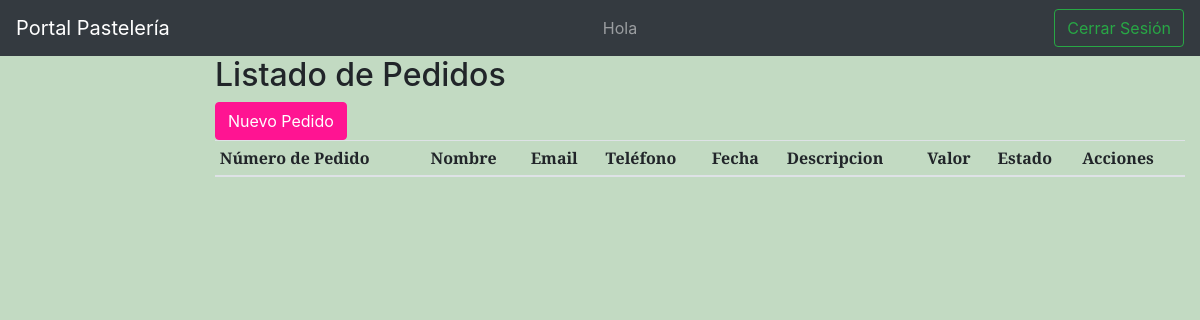
/portal/pedido/, run on an earlier commit of the app's database.
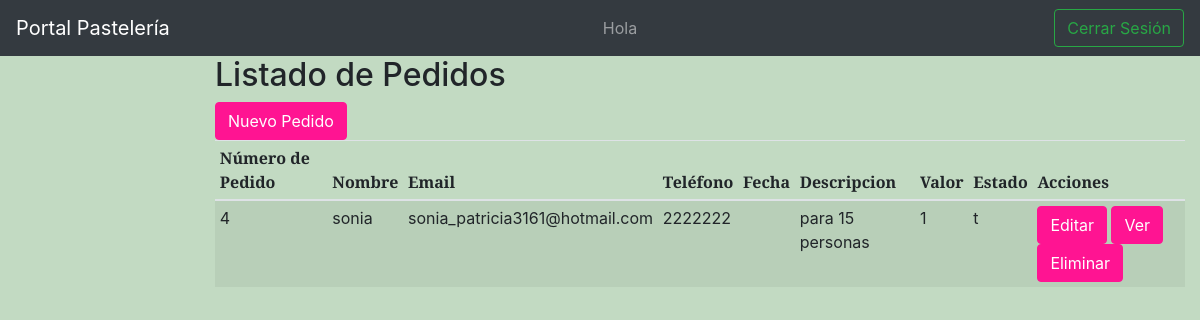
And on a later commit of the database.
### sitio_web/models.py (models this page shows, shortened)
class Pedido(models.Model):
    numero_pedido = models.AutoField(primary_key=True)
    nombre = models.CharField(max_length=100)
    email = models.EmailField()
    telefono = models.IntegerField()
    fecha = models.DateField()
    descripcion = models.CharField(max_length=1000)
    valor = models.IntegerField()
    estado = models.CharField(max_length=10)

### sitio_web/views.py (the view)
# urls.py: path('portal/pedido/', views.PedidoListView.as_view(),
class PedidoListView(generic.ListView):
    model = Pedido
    paginate_by = 30

### sitio_web/templates/sitio_web/pedido_list.html (shortened to what this page needs)
{% extends "base_crud.html" %}
{% block content%}
<h2>Listado de Pedidos</h2>
<a class="btn btn-primary" href="{% url 'pedido_create' %}" role="button">Nuevo Pedido</a>
<div class="table-responsive">
<table class="table table-striped table-sm">
    <thead>
    <tr>
        <th>Número de Pedido</th>
        <th>Nombre</th>
        <th>Email</th>
        <th>Teléfono</th>
        <th>Fecha</th>
        <th>Descripcion</th>
        <th>Valor</th>
        <th>Estado</th>
        <th>Acciones</th>
    </tr>
    </thead>
    <tbody>
    {% for pedido in pedido_list %}
    <tr>
        <td>{{pedido.numero_pedido}}</td>
        <td>{{pedido.nombre}}</td>
        <td>{{pedido.email}}</td>
        <td>{{pedido.telefono}}</td>
        <td>{{pedido.fecga}}</td>
        <td>{{pedido.descripcion}}</td>
        <td>{{pedido.valor}}</td>
        <td>{{pedido.estado}}</td>
        <td>
            <a class="btn btn-primary" href="{{pedido.numero_pedido}}/update" role="button">Editar</a>
		    <a class="btn btn-primary" href="{{pedido.numero_pedido}}" role="button">Ver</a>
			<a class="btn btn-primary" href="{{pedido.numero_pedido}}/delete" role="button">Eliminar</a>
        </td>
    </tr>
    {% endfor %}
    </tbody>
</table>
</div>
{%endblock%}

### sitio_web/templates/base_crud.html (shortened to what this page needs)
<!DOCTYPE html>
<head>
    {% load static %}
    <link href="https://cdnjs.cloudflare.com/ajax/libs/magnific-popup.js/1.1.0/magnific-popup.min.css" rel="stylesheet" />
    <link href="{% static 'css/styles.css' %}" rel="stylesheet" />
</head>
<body class="crud-bg">
    <nav class="navbar navbar-dark bg-dark">
        <a class="navbar-brand">Portal Pastelería</a>
        <span class="navbar-text">Hola {{ user.first_name }} {{ user.last_name }}</span>
        <form class="form-inline" action='/accounts/logout/'>
            <button class="btn btn-outline-success my-2 my-sm-0" type="submit">Cerrar Sesión</button>
        </form>
      </nav>
    <div class="container-fluid">
        <div class="row">
            <div class="col-sm-2">
            </div>
            <div class="col-sm-10 ">
            {% block content %}{% endblock %}
            </div>
          </div>
    </div>
</body>

What changed in the data, as far as the page shows it:
added Pedido: numero_pedido "4", nombre "sonia", email "sonia_patricia3161@hotmail.com", telefono "2222222", descripcion "para 15 personas", valor "1", estado "t"
